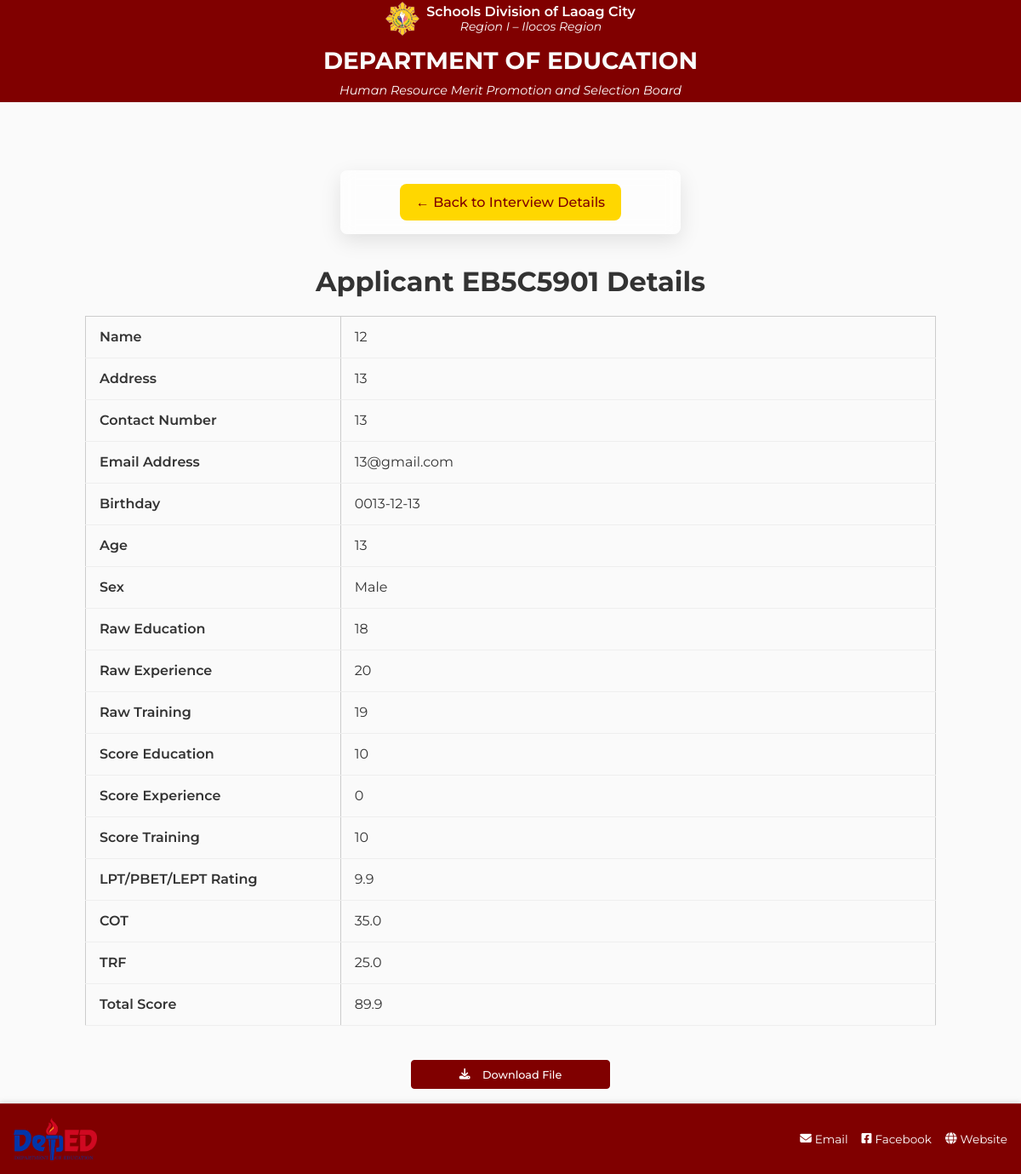
/admin/applicant/EB5C5901 (signed in), run on the app's committed database.
### app.py (models this page shows)
class Applicant(db.Model):
    __tablename__ = "applicants"
    code           = db.Column(db.UnicodeText, primary_key=True)
    interview_id   = db.Column(
                       db.String(8),
                       db.ForeignKey("interviews.id", ondelete="CASCADE"),
                       nullable=False
                     )
    name           = db.Column(db.UnicodeText, nullable=False)
    address        = db.Column(db.UnicodeText, nullable=False)
    contact_number = db.Column(db.UnicodeText, nullable=False)
    email_addr     = db.Column(db.UnicodeText, nullable=False)
    birthday       = db.Column(db.Date, nullable=False)
    age            = db.Column(db.Integer, nullable=False)
    sex            = db.Column(db.String(16), nullable=False)
    raw_edu        = db.Column(db.Integer, nullable=False)
    raw_exp        = db.Column(db.Integer, nullable=False)
    raw_trn        = db.Column(db.Integer, nullable=False)
    extra_data     = db.Column(db.Text, nullable=True)
    interview      = db.relationship(
                       "Interview",
                       back_populates="applicants"
                     )

### app.py (the view, shortened to what this page needs)
@app.route("/admin/applicant/<code>")
@admin_required
def applicant_detail(code):
    applicant = Applicant.query.get_or_404(code)
    extra_data = None
    if applicant.extra_data:
        try:
            extra_data = json.loads(applicant.extra_data)
        except Exception:
            extra_data = applicant.extra_data
    eval_records = Evaluation.query.filter_by(
         interview_id=applicant.interview_id,
         applicant_code=applicant.code
    ).all()
    eval_type = Interview.query.filter_by(id=applicant.interview_id).first().type
    eval_struct = json.loads(applicant.interview.eval_struct)
    scores = []
    avg_eval = None
    applicant_structure = json.loads(applicant.interview.app_struct)
    evaluation_scores = {}
    applicant_score = calculate_baseline_score(applicant, interview=applicant.interview)
    total_score = applicant_score.get('edu') + applicant_score.get('exp') + applicant_score.get('trn')
    app_json = json.loads(applicant.extra_data)
    for field in app_json.keys():
        total_score += app_json[field]
    return render_template("applicant_detail.html",
                           applicant=applicant,
                           applicant_score=applicant_score,
                           applicant_structure=applicant_structure,
                           extra_data=extra_data,
                           evaluation_scores=evaluation_scores,
                           total_score=total_score,
                           scores=scores,
                           avg_eval=avg_eval)

### app.py (called while the page is built)
def admin_required(f):
    @wraps(f)
    def wrapper(*args, **kwargs):
        if not session.get("admin"):
            return redirect(url_for("admin_login"))
        return f(*args, **kwargs)
    return wrapper

### scripts/criteriatable.py (called while the page is built)
    def get_score(self, score: int, baseline: int) -> int:
        return max(score - baseline, 0)

### scripts/incrementstable.py (called while the page is built)
    def get_score(self, un_transmutated_score: int, table: dict[str, dict[str, int]]) -> int:
        if not table:
            raise ValueError("No increments table provided.")
        sorted_keys = sorted(table.keys(), key=lambda x: int(x))
        for bracket in sorted_keys:
            if un_transmutated_score <= table[bracket]["MAX"]:
                return int(bracket)
        return int(sorted_keys[-1])

### scripts/table_handler.py (called while the page is built)
    def parse_table(self, t_type: str = "table", s_type: str = "education") -> dict:
        path = f"{PATHS[t_type]}/{s_type}.json"
        try:
            with open(path, encoding="utf-8") as fp:
                return json.load(fp)
        except FileNotFoundError:
            return {}

### templates/applicant_detail.html (shortened to what this page needs)
<!doctype html>
<html lang="en">
<head>
  <link href="https://cdnjs.cloudflare.com/ajax/libs/font-awesome/6.4.0/css/all.min.css" rel="stylesheet">
  <link rel="stylesheet" href="{{ url_for('static', filename='css/applicant_detail.css') }}">
</head>
<body>
  <header class="site-banner" role="banner">
    <div class="banner-top">
      <div class="banner-left-group">
        <img src="{{ url_for('static', filename='images/deped_seal.png') }}" alt="DepEd Logo" class="banner-logo" />
        <div class="banner-left-text">
          <p class="sub-banner-dept">Schools Division of Laoag City</p>
          <p class="sub-banner-region">Region I – Ilocos Region</p>
        </div>
      </div>
      <div class="banner-text">
        <h1>DEPARTMENT OF EDUCATION</h1>
        <p class="banner-subtitle">Human Resource Merit Promotion and Selection Board</p>
      </div>
    </div>
  </header>
  <div class="form-container">
    <a href="{{ url_for('admin_interview_detail', iid=applicant.interview_id) }}" class="btn-back">← Back to Interview
      Details</a>
  </div>
  <h1 class="title">Applicant {{ applicant.code }} Details</h1>
  <table class="detail-table">
    <tbody>
      <tr>
        <th>Name</th>
        <td>{{ applicant.name }}</td>
      </tr>
      <tr>
        <th>Address</th>
        <td>{{ applicant.address }}</td>
      </tr>
      <tr>
        <th>Contact Number</th>
        <td>{{ applicant.contact_number }}</td>
      </tr>
      <tr>
        <th>Email Address</th>
        <td>{{ applicant.email_addr }}</td>
      </tr>
      <tr>
        <th>Birthday</th>
        <td>{{ applicant.birthday }}</td>
      </tr>
      <tr>
        <th>Age</th>
        <td>{{ applicant.age }}</td>
      </tr>
      <tr>
        <th>Sex</th>
        <td>{{ applicant.sex }}</td>
      </tr>
      <tr>
        <th>Raw Education</th>
        <td>{{ applicant.raw_edu }}</td>
      </tr>
      <tr>
        <th>Raw Experience</th>
        <td>{{ applicant.raw_exp }}</td>
      </tr>
      <tr>
        <th>Raw Training</th>
        <td>{{ applicant.raw_trn }}</td>
      </tr>
      <tr>
        <th>Score Education</th>
        <td>{{ applicant_score.get('edu', 0) }}</td>
      </tr>
      <tr>
        <th>Score Experience</th>
        <td>{{ applicant_score.get('exp', 0) }}</td>
      </tr>
      <tr>
        <th>Score Training</th>
        <td>{{ applicant_score.get('trn', 0) }}</td>
      </tr>
      {% for field in extra_data.keys() %}
      <tr>
        <th>{{ applicant_structure[field]['LABEL'] }}</th>
        <td>{{ extra_data[field] }}</td>
      </tr>
      {% endfor %}
      <tr>
        <th>Total Score </th>
        <td>{{ total_score }}</td>
      </tr>
    </tbody>
  </table>
  <div class="action-row">
    <a href="{{ url_for('download_applicant_data_file', code=applicant.code) }}" class="btn-download">
      <i class="fas fa-download"></i> Download File
    </a>
<footer class="admin-footer">
  <div class="footer-content">
    <div class="footer-logos">
      <img src="{{ url_for('static', filename='images/deped_logo.png') }}" alt="DepEd Logo">
    </div>
    <div class="footer-links">
      <a href="#"><i class="fas fa-envelope"></i> Email</a>
      <a href="#"><i class="fab fa-facebook-square"></i> Facebook</a>
      <a href="#"><i class="fas fa-globe"></i> Website</a>
    </div>
  </div>
</footer>
</body>
</html>

### data on the page
Applicant: code "EB5C5901", name "12", address "13", contact_number "13", email_addr "13@gmail.com", birthday "0013-12-13", age "13", sex "Male", raw_edu "18", raw_exp "20", raw_trn "19"

### other printed values
{{ applicant_score.get('edu', 0) }} "10"
{{ applicant_score.get('exp', 0) }} "0"
{{ applicant_score.get('trn', 0) }} "10"
{{ applicant_structure[field]['LABEL'] }} "LPT/PBET/LEPT Rating" "COT" "TRF"
{{ extra_data[field] }} "9.9" "35.0" "25.0"
{{ total_score }} "89.9"
